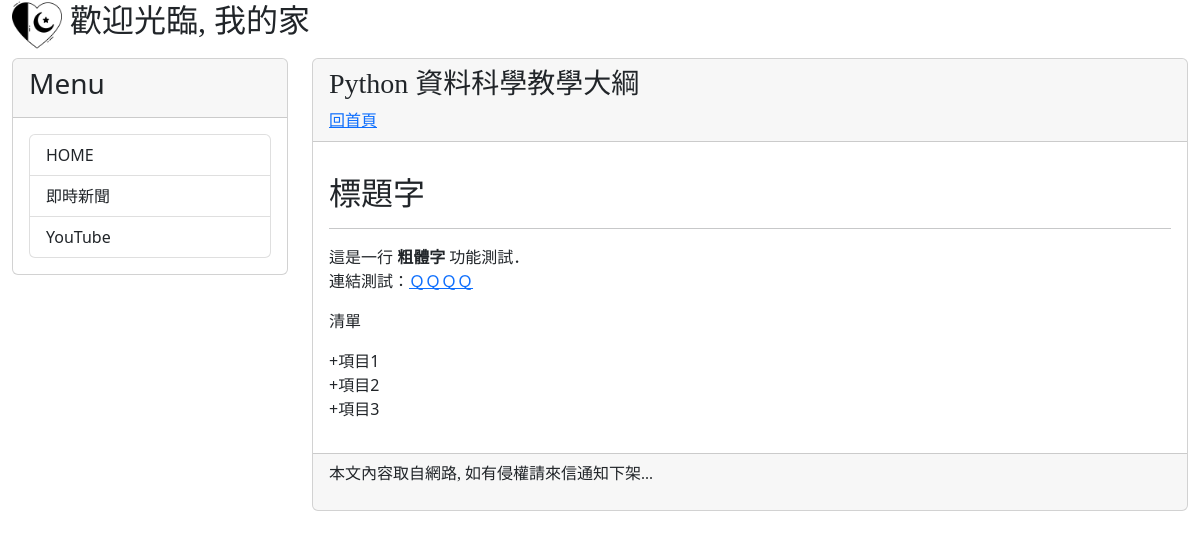
The page /post/python-data-science-tutorial-outline/ on the database its author committed.
### mysite/models.py (models this page shows, shortened)
class Post(models.Model):
    title = models.CharField(max_length=200)
    slug = models.CharField(max_length=200)
    body = models.TextField()
    pub_date = models.DateTimeField(auto_now_add=True)
    class Meta:
        ordering = ('-pub_date',)

### mysite/views.py (the view)
# urls.py: path('post/<slug:slug>/', showpost),
def showpost(request, slug):
    try:
        post = Post.objects.get(slug = slug)
        if post != None:
            return render(request, 'post.html', locals())
    except:
        return redirect('/')

### mysite/templatetags/markdown_extras.py (called while the page is built)
@register.filter
def convert_markdown(text):
    return markdown.markdown(text, extensions=['extra', 'codehilite', 'nl2br'])

### templates/post.html (shortened to what this page needs)
{% extends 'base.html' %}
{% load markdown_extras %}
{% block headmessage %}
    <h3 style="font-family: 微軟正黑體;">{{post.title}}</h3>
    <a style="font-family: 微軟正黑體;" href="/">回首頁</a>
{% endblock %}
{% block content %}
    <p style="font-family: 微軟正黑體; font-size: 12pt; letter-spacing: 2pt;">
        {{post.body | convert_markdown | safe}}
    </p>
{% endblock %}

### rows shown on the page
Post: title "Python 資料科學教學大綱", body|convert_markdown "標題字 這是一行 粗體字 功能測試． 連結測試： ＱＱＱＱ 清單 +項目1 +項目2 +項目3"
